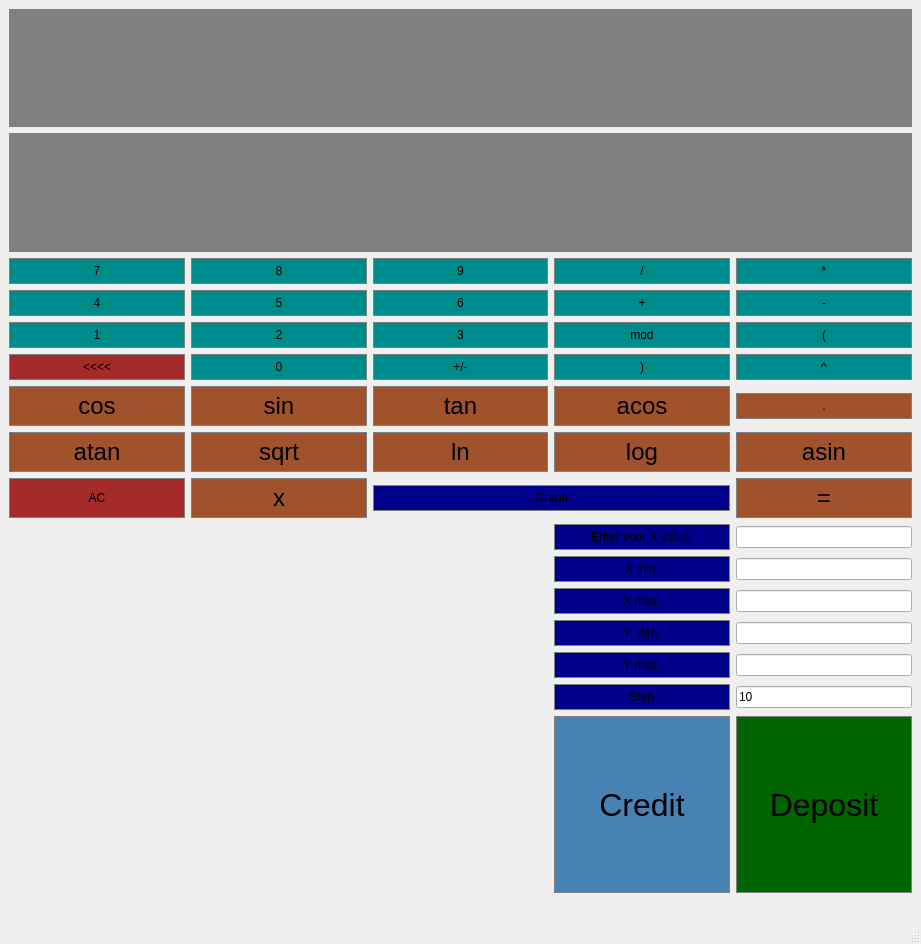
<?xml version="1.0" encoding="UTF-8"?>
<ui version="4.0">
 <class>MainWindow</class>
 <widget class="QMainWindow" name="MainWindow">
  <property name="enabled">
   <bool>true</bool>
  </property>
  <property name="geometry">
   <rect>
    <x>0</x>
    <y>0</y>
    <width>921</width>
    <height>944</height>
   </rect>
  </property>
  <property name="windowTitle">
   <string>MainWindow</string>
  </property>
  <property name="layoutDirection">
   <enum>Qt::LeftToRight</enum>
  </property>
  <property name="styleSheet">
   <string notr="true"/>
  </property>
  <widget class="QWidget" name="centralwidget">
   <layout class="QGridLayout" name="gridLayout">
    <item row="2" column="1">
     <widget class="QPushButton" name="Button8">
      <property name="sizePolicy">
       <sizepolicy hsizetype="Preferred" vsizetype="Preferred">
        <horstretch>0</horstretch>
        <verstretch>0</verstretch>
       </sizepolicy>
      </property>
      <property name="styleSheet">
       <string notr="true">QPushButton {
	background-color: #008B8B;
	border: 1px solid gray;
	padding: 5px;
}

QPushButton:pressed {
	background-color: #00FFFF;
	border: 1px solid gray;
	padding: 5px;
}</string>
      </property>
      <property name="text">
       <string>8</string>
      </property>
     </widget>
    </item>
    <item row="0" column="0" colspan="5">
     <widget class="QLineEdit" name="Display">
      <property name="sizePolicy">
       <sizepolicy hsizetype="Preferred" vsizetype="Expanding">
        <horstretch>4</horstretch>
        <verstretch>2</verstretch>
       </sizepolicy>
      </property>
      <property name="font">
       <font>
        <family>Arial</family>
        <pointsize>24</pointsize>
        <bold>false</bold>
       </font>
      </property>
      <property name="styleSheet">
       <string notr="true">QLineEdit {
	background-color: gray;
	border: 1px solid gray;
	color: #ffffff;;
}</string>
      </property>
      <property name="text">
       <string/>
      </property>
      <property name="maxLength">
       <number>255</number>
      </property>
      <property name="alignment">
       <set>Qt::AlignRight|Qt::AlignTrailing|Qt::AlignVCenter</set>
      </property>
     </widget>
    </item>
    <item row="3" column="2">
     <widget class="QPushButton" name="Button6">
      <property name="sizePolicy">
       <sizepolicy hsizetype="Preferred" vsizetype="Preferred">
        <horstretch>0</horstretch>
        <verstretch>0</verstretch>
       </sizepolicy>
      </property>
      <property name="styleSheet">
       <string notr="true">QPushButton {
	background-color: #008B8B;
	border: 1px solid gray;
	padding: 5px;
}

QPushButton:pressed {
	background-color: #00FFFF;
	border: 1px solid gray;
	padding: 5px;
}</string>
      </property>
      <property name="text">
       <string>6</string>
      </property>
     </widget>
    </item>
    <item row="4" column="3">
     <widget class="QPushButton" name="Modulo">
      <property name="sizePolicy">
       <sizepolicy hsizetype="Preferred" vsizetype="Preferred">
        <horstretch>0</horstretch>
        <verstretch>0</verstretch>
       </sizepolicy>
      </property>
      <property name="styleSheet">
       <string notr="true">QPushButton {
	background-color: #008B8B;
	border: 1px solid gray;
	padding: 5px;
}

QPushButton:pressed {
	background-color: #00FFFF;
	border: 1px solid gray;
	padding: 5px;
}</string>
      </property>
      <property name="text">
       <string>mod</string>
      </property>
     </widget>
    </item>
    <item row="10" column="3">
     <widget class="QPushButton" name="EnterX">
      <property name="styleSheet">
       <string notr="true">QPushButton {
	background-color: #00008B;
	border: 1px solid gray;
	padding: 5px;
}

QPushButton:pressed {
	background-color: #0000CD;
	border: 1px solid gray;
	padding: 5px;
}</string>
      </property>
      <property name="text">
       <string>Enter your X value:</string>
      </property>
     </widget>
    </item>
    <item row="5" column="0">
     <widget class="QPushButton" name="BackSpace">
      <property name="styleSheet">
       <string notr="true">QPushButton {
	background-color: #A52A2A;
	border: 1px solid gray;
	padding: 5px;
}

QPushButton:pressed {
	background-color: #800000;
	border: 1px solid gray;
	padding: 5px;
}</string>
      </property>
      <property name="text">
       <string>&lt;&lt;&lt;&lt;</string>
      </property>
     </widget>
    </item>
    <item row="4" column="1">
     <widget class="QPushButton" name="Button2">
      <property name="sizePolicy">
       <sizepolicy hsizetype="Preferred" vsizetype="Preferred">
        <horstretch>0</horstretch>
        <verstretch>0</verstretch>
       </sizepolicy>
      </property>
      <property name="styleSheet">
       <string notr="true">QPushButton {
	background-color: #008B8B;
	border: 1px solid gray;
	padding: 5px;
}

QPushButton:pressed {
	background-color: #00FFFF;
	border: 1px solid gray;
	padding: 5px;
}</string>
      </property>
      <property name="text">
       <string>2</string>
      </property>
     </widget>
    </item>
    <item row="7" column="1">
     <widget class="QPushButton" name="Sinus">
      <property name="sizePolicy">
       <sizepolicy hsizetype="Preferred" vsizetype="Preferred">
        <horstretch>0</horstretch>
        <verstretch>0</verstretch>
       </sizepolicy>
      </property>
      <property name="font">
       <font>
        <family>Arial</family>
        <pointsize>18</pointsize>
        <bold>false</bold>
       </font>
      </property>
      <property name="styleSheet">
       <string notr="true">QPushButton {
	background-color: #A0522D;
	border: 1px solid gray;
	padding: 5px;
}

QPushButton:pressed {
	background-color: #800000;
	border: 1px solid gray;
	padding: 5px;
}</string>
      </property>
      <property name="text">
       <string>sin</string>
      </property>
     </widget>
    </item>
    <item row="12" column="3">
     <widget class="QPushButton" name="Name_to_XMIN">
      <property name="styleSheet">
       <string notr="true">QPushButton {
	background-color: #00008B;
	border: 1px solid gray;
	padding: 5px;
}

QPushButton:pressed {
	background-color: #0000CD;
	border: 1px solid gray;
	padding: 5px;
}</string>
      </property>
      <property name="text">
       <string>X min:</string>
      </property>
     </widget>
    </item>
    <item row="9" column="0">
     <widget class="QPushButton" name="Clear">
      <property name="sizePolicy">
       <sizepolicy hsizetype="Preferred" vsizetype="Preferred">
        <horstretch>0</horstretch>
        <verstretch>0</verstretch>
       </sizepolicy>
      </property>
      <property name="styleSheet">
       <string notr="true">QPushButton {
	background-color: #A52A2A;
	border: 1px solid gray;
	padding: 5px;
}

QPushButton:pressed {
	background-color: #800000;
	border: 1px solid gray;
	padding: 5px;
}</string>
      </property>
      <property name="text">
       <string>AC</string>
      </property>
      <property name="autoDefault">
       <bool>false</bool>
      </property>
     </widget>
    </item>
    <item row="8" column="2">
     <widget class="QPushButton" name="Ln">
      <property name="sizePolicy">
       <sizepolicy hsizetype="Preferred" vsizetype="Preferred">
        <horstretch>0</horstretch>
        <verstretch>0</verstretch>
       </sizepolicy>
      </property>
      <property name="font">
       <font>
        <family>Arial</family>
        <pointsize>18</pointsize>
        <bold>false</bold>
       </font>
      </property>
      <property name="styleSheet">
       <string notr="true">QPushButton {
	background-color: #A0522D;
	border: 1px solid gray;
	padding: 5px;
}

QPushButton:pressed {
	background-color: #800000;
	border: 1px solid gray;
	padding: 5px;
}</string>
      </property>
      <property name="text">
       <string>ln</string>
      </property>
     </widget>
    </item>
    <item row="8" column="3">
     <widget class="QPushButton" name="Logarithm">
      <property name="sizePolicy">
       <sizepolicy hsizetype="Preferred" vsizetype="Preferred">
        <horstretch>0</horstretch>
        <verstretch>0</verstretch>
       </sizepolicy>
      </property>
      <property name="font">
       <font>
        <family>Arial</family>
        <pointsize>18</pointsize>
        <bold>false</bold>
       </font>
      </property>
      <property name="styleSheet">
       <string notr="true">QPushButton {
	background-color: #A0522D;
	border: 1px solid gray;
	padding: 5px;
}

QPushButton:pressed {
	background-color: #800000;
	border: 1px solid gray;
	padding: 5px;
}</string>
      </property>
      <property name="text">
       <string>log</string>
      </property>
     </widget>
    </item>
    <item row="7" column="0">
     <widget class="QPushButton" name="Cosinus">
      <property name="sizePolicy">
       <sizepolicy hsizetype="Preferred" vsizetype="Preferred">
        <horstretch>0</horstretch>
        <verstretch>0</verstretch>
       </sizepolicy>
      </property>
      <property name="font">
       <font>
        <family>Arial</family>
        <pointsize>18</pointsize>
        <bold>false</bold>
       </font>
      </property>
      <property name="styleSheet">
       <string notr="true">QPushButton {
	background-color: #A0522D;
	border: 1px solid gray;
	padding: 5px;
}

QPushButton:pressed {
	background-color: #800000;
	border: 1px solid gray;
	padding: 5px;
}</string>
      </property>
      <property name="text">
       <string>cos</string>
      </property>
     </widget>
    </item>
    <item row="3" column="3">
     <widget class="QPushButton" name="ButtonAdd">
      <property name="sizePolicy">
       <sizepolicy hsizetype="Preferred" vsizetype="Preferred">
        <horstretch>0</horstretch>
        <verstretch>0</verstretch>
       </sizepolicy>
      </property>
      <property name="styleSheet">
       <string notr="true">QPushButton {
	background-color: #008B8B;
	border: 1px solid gray;
	padding: 5px;
}

QPushButton:pressed {
	background-color: #00FFFF;
	border: 1px solid gray;
	padding: 5px;
}</string>
      </property>
      <property name="text">
       <string>+</string>
      </property>
     </widget>
    </item>
    <item row="5" column="3">
     <widget class="QPushButton" name="CloseBracket">
      <property name="sizePolicy">
       <sizepolicy hsizetype="Preferred" vsizetype="Preferred">
        <horstretch>0</horstretch>
        <verstretch>0</verstretch>
       </sizepolicy>
      </property>
      <property name="styleSheet">
       <string notr="true">QPushButton {
	background-color: #008B8B;
	border: 1px solid gray;
	padding: 5px;
}

QPushButton:pressed {
	background-color: #00FFFF;
	border: 1px solid gray;
	padding: 5px;
}</string>
      </property>
      <property name="text">
       <string>)</string>
      </property>
     </widget>
    </item>
    <item row="17" column="4">
     <widget class="QPushButton" name="pushButton_3">
      <property name="sizePolicy">
       <sizepolicy hsizetype="Preferred" vsizetype="Preferred">
        <horstretch>0</horstretch>
        <verstretch>0</verstretch>
       </sizepolicy>
      </property>
      <property name="font">
       <font>
        <pointsize>24</pointsize>
       </font>
      </property>
      <property name="styleSheet">
       <string notr="true">QPushButton {
	background-color: #006400;
	border: 1px solid gray;
	padding: 5px;
}

QPushButton:pressed {
	background-color: #008000;
	border: 1px solid gray;
	padding: 5px;
}</string>
      </property>
      <property name="text">
       <string>Deposit</string>
      </property>
     </widget>
    </item>
    <item row="12" column="4">
     <widget class="QLineEdit" name="X_MIN"/>
    </item>
    <item row="5" column="1">
     <widget class="QPushButton" name="Button0">
      <property name="sizePolicy">
       <sizepolicy hsizetype="Preferred" vsizetype="Preferred">
        <horstretch>0</horstretch>
        <verstretch>0</verstretch>
       </sizepolicy>
      </property>
      <property name="styleSheet">
       <string notr="true">QPushButton {
	background-color: #008B8B;
	border: 1px solid gray;
	padding: 5px;
}

QPushButton:pressed {
	background-color: #00FFFF;
	border: 1px solid gray;
	padding: 5px;
}</string>
      </property>
      <property name="text">
       <string>0</string>
      </property>
     </widget>
    </item>
    <item row="7" column="4">
     <widget class="QPushButton" name="ButtonDot">
      <property name="styleSheet">
       <string notr="true">QPushButton {
	background-color: #A0522D;
	border: 1px solid gray;
	padding: 5px;
}

QPushButton:pressed {
	background-color: #800000;
	border: 1px solid gray;
	padding: 5px;
}</string>
      </property>
      <property name="text">
       <string>.</string>
      </property>
     </widget>
    </item>
    <item row="4" column="2">
     <widget class="QPushButton" name="Button3">
      <property name="sizePolicy">
       <sizepolicy hsizetype="Preferred" vsizetype="Preferred">
        <horstretch>0</horstretch>
        <verstretch>0</verstretch>
       </sizepolicy>
      </property>
      <property name="styleSheet">
       <string notr="true">QPushButton {
	background-color: #008B8B;
	border: 1px solid gray;
	padding: 5px;
}

QPushButton:pressed {
	background-color: #00FFFF;
	border: 1px solid gray;
	padding: 5px;
}</string>
      </property>
      <property name="text">
       <string>3</string>
      </property>
     </widget>
    </item>
    <item row="13" column="4">
     <widget class="QLineEdit" name="X_MAX"/>
    </item>
    <item row="9" column="1">
     <widget class="QPushButton" name="X_button">
      <property name="sizePolicy">
       <sizepolicy hsizetype="Preferred" vsizetype="Preferred">
        <horstretch>0</horstretch>
        <verstretch>0</verstretch>
       </sizepolicy>
      </property>
      <property name="font">
       <font>
        <family>Arial</family>
        <pointsize>18</pointsize>
       </font>
      </property>
      <property name="styleSheet">
       <string notr="true">QPushButton {
	background-color: #A0522D;
	border: 1px solid gray;
	padding: 5px;
}

QPushButton:pressed {
	background-color: #800000;
	border: 1px solid gray;
	padding: 5px;
}</string>
      </property>
      <property name="text">
       <string>x</string>
      </property>
     </widget>
    </item>
    <item row="2" column="2">
     <widget class="QPushButton" name="Button9">
      <property name="sizePolicy">
       <sizepolicy hsizetype="Preferred" vsizetype="Preferred">
        <horstretch>0</horstretch>
        <verstretch>0</verstretch>
       </sizepolicy>
      </property>
      <property name="styleSheet">
       <string notr="true">QPushButton {
	background-color: #008B8B;
	border: 1px solid gray;
	padding: 5px;
}

QPushButton:pressed {
	background-color: #00FFFF;
	border: 1px solid gray;
	padding: 5px;
}</string>
      </property>
      <property name="text">
       <string>9</string>
      </property>
     </widget>
    </item>
    <item row="3" column="4">
     <widget class="QPushButton" name="Subtract">
      <property name="sizePolicy">
       <sizepolicy hsizetype="Preferred" vsizetype="Preferred">
        <horstretch>0</horstretch>
        <verstretch>0</verstretch>
       </sizepolicy>
      </property>
      <property name="styleSheet">
       <string notr="true">QPushButton {
	background-color: #008B8B;
	border: 1px solid gray;
	padding: 5px;
}

QPushButton:pressed {
	background-color: #00FFFF;
	border: 1px solid gray;
	padding: 5px;
}</string>
      </property>
      <property name="text">
       <string>-</string>
      </property>
     </widget>
    </item>
    <item row="2" column="3">
     <widget class="QPushButton" name="Divide">
      <property name="sizePolicy">
       <sizepolicy hsizetype="Preferred" vsizetype="Preferred">
        <horstretch>0</horstretch>
        <verstretch>0</verstretch>
       </sizepolicy>
      </property>
      <property name="styleSheet">
       <string notr="true">QPushButton {
	background-color: #008B8B;
	border: 1px solid gray;
	padding: 5px;
}

QPushButton:pressed {
	background-color: #00FFFF;
	border: 1px solid gray;
	padding: 5px;
}</string>
      </property>
      <property name="text">
       <string>/</string>
      </property>
     </widget>
    </item>
    <item row="10" column="4">
     <widget class="QLineEdit" name="ValueX_2"/>
    </item>
    <item row="9" column="4">
     <widget class="QPushButton" name="Equals">
      <property name="sizePolicy">
       <sizepolicy hsizetype="Preferred" vsizetype="Preferred">
        <horstretch>0</horstretch>
        <verstretch>0</verstretch>
       </sizepolicy>
      </property>
      <property name="font">
       <font>
        <family>Arial</family>
        <pointsize>18</pointsize>
        <bold>false</bold>
       </font>
      </property>
      <property name="styleSheet">
       <string notr="true">QPushButton {
	background-color: #A0522D;
	border: 1px solid gray;
	padding: 5px;
}

QPushButton:pressed {
	background-color: #800000;
	border: 1px solid gray;
	padding: 5px;
}</string>
      </property>
      <property name="text">
       <string>=</string>
      </property>
     </widget>
    </item>
    <item row="3" column="1">
     <widget class="QPushButton" name="Button5">
      <property name="sizePolicy">
       <sizepolicy hsizetype="Preferred" vsizetype="Preferred">
        <horstretch>0</horstretch>
        <verstretch>0</verstretch>
       </sizepolicy>
      </property>
      <property name="styleSheet">
       <string notr="true">QPushButton {
	background-color: #008B8B;
	border: 1px solid gray;
	padding: 5px;
}

QPushButton:pressed {
	background-color: #00FFFF;
	border: 1px solid gray;
	padding: 5px;
}</string>
      </property>
      <property name="text">
       <string>5</string>
      </property>
     </widget>
    </item>
    <item row="5" column="2">
     <widget class="QPushButton" name="ChangeSign">
      <property name="sizePolicy">
       <sizepolicy hsizetype="Preferred" vsizetype="Preferred">
        <horstretch>0</horstretch>
        <verstretch>0</verstretch>
       </sizepolicy>
      </property>
      <property name="styleSheet">
       <string notr="true">QPushButton {
	background-color: #008B8B;
	border: 1px solid gray;
	padding: 5px;
}

QPushButton:pressed {
	background-color: #00FFFF;
	border: 1px solid gray;
	padding: 5px;
}</string>
      </property>
      <property name="text">
       <string>+/-</string>
      </property>
     </widget>
    </item>
    <item row="12" column="0" rowspan="6" colspan="3">
     <widget class="QCustomPlot" name="FieldForGraph" native="true">
      <property name="sizePolicy">
       <sizepolicy hsizetype="Preferred" vsizetype="Expanding">
        <horstretch>3</horstretch>
        <verstretch>3</verstretch>
       </sizepolicy>
      </property>
     </widget>
    </item>
    <item row="16" column="4">
     <widget class="QLineEdit" name="Step_2">
      <property name="text">
       <string>10</string>
      </property>
     </widget>
    </item>
    <item row="17" column="3">
     <widget class="QPushButton" name="Credit">
      <property name="sizePolicy">
       <sizepolicy hsizetype="Preferred" vsizetype="Preferred">
        <horstretch>0</horstretch>
        <verstretch>0</verstretch>
       </sizepolicy>
      </property>
      <property name="font">
       <font>
        <pointsize>24</pointsize>
       </font>
      </property>
      <property name="styleSheet">
       <string notr="true">QPushButton {
	background-color: #4682B4;
	border: 1px solid gray;
	padding: 5px;
}

QPushButton:pressed {
	background-color: #1E90FF;
	border: 1px solid gray;
	padding: 5px;
}</string>
      </property>
      <property name="text">
       <string>Credit</string>
      </property>
     </widget>
    </item>
    <item row="7" column="3">
     <widget class="QPushButton" name="ButtonACOS">
      <property name="sizePolicy">
       <sizepolicy hsizetype="Preferred" vsizetype="Preferred">
        <horstretch>0</horstretch>
        <verstretch>0</verstretch>
       </sizepolicy>
      </property>
      <property name="font">
       <font>
        <family>Arial</family>
        <pointsize>18</pointsize>
        <bold>false</bold>
       </font>
      </property>
      <property name="styleSheet">
       <string notr="true">QPushButton {
	background-color: #A0522D;
	border: 1px solid gray;
	padding: 5px;
}

QPushButton:pressed {
	background-color: #800000;
	border: 1px solid gray;
	padding: 5px;
}</string>
      </property>
      <property name="text">
       <string>acos</string>
      </property>
     </widget>
    </item>
    <item row="7" column="2">
     <widget class="QPushButton" name="Tangence">
      <property name="sizePolicy">
       <sizepolicy hsizetype="Preferred" vsizetype="Preferred">
        <horstretch>0</horstretch>
        <verstretch>0</verstretch>
       </sizepolicy>
      </property>
      <property name="font">
       <font>
        <family>Arial</family>
        <pointsize>18</pointsize>
        <bold>false</bold>
       </font>
      </property>
      <property name="styleSheet">
       <string notr="true">QPushButton {
	background-color: #A0522D;
	border: 1px solid gray;
	padding: 5px;
}

QPushButton:pressed {
	background-color: #800000;
	border: 1px solid gray;
	padding: 5px;
}</string>
      </property>
      <property name="text">
       <string>tan</string>
      </property>
     </widget>
    </item>
    <item row="14" column="3">
     <widget class="QPushButton" name="Name_to_YMIN">
      <property name="styleSheet">
       <string notr="true">QPushButton {
	background-color: #00008B;
	border: 1px solid gray;
	padding: 5px;
}

QPushButton:pressed {
	background-color: #0000CD;
	border: 1px solid gray;
	padding: 5px;
}</string>
      </property>
      <property name="text">
       <string>Y  min:</string>
      </property>
     </widget>
    </item>
    <item row="4" column="0">
     <widget class="QPushButton" name="Button1">
      <property name="sizePolicy">
       <sizepolicy hsizetype="Preferred" vsizetype="Preferred">
        <horstretch>0</horstretch>
        <verstretch>0</verstretch>
       </sizepolicy>
      </property>
      <property name="mouseTracking">
       <bool>false</bool>
      </property>
      <property name="styleSheet">
       <string notr="true">QPushButton {
	background-color: #008B8B;
	border: 1px solid gray;
	padding: 5px;
}

QPushButton:pressed {
	background-color: #00FFFF;
	border: 1px solid gray;
	padding: 5px;
}</string>
      </property>
      <property name="text">
       <string>1</string>
      </property>
     </widget>
    </item>
    <item row="15" column="3">
     <widget class="QPushButton" name="Name_to_YMAX">
      <property name="styleSheet">
       <string notr="true">QPushButton {
	background-color: #00008B;
	border: 1px solid gray;
	padding: 5px;
}

QPushButton:pressed {
	background-color: #0000CD;
	border: 1px solid gray;
	padding: 5px;
}</string>
      </property>
      <property name="text">
       <string>Y max:</string>
      </property>
     </widget>
    </item>
    <item row="29" column="2">
     <widget class="QLabel" name="Y_MAX">
      <property name="text">
       <string/>
      </property>
     </widget>
    </item>
    <item row="13" column="3">
     <widget class="QPushButton" name="Name_to_XMAX">
      <property name="styleSheet">
       <string notr="true">QPushButton {
	background-color: #00008B;
	border: 1px solid gray;
	padding: 5px;
}

QPushButton:pressed {
	background-color: #0000CD;
	border: 1px solid gray;
	padding: 5px;
}</string>
      </property>
      <property name="text">
       <string>X max:</string>
      </property>
     </widget>
    </item>
    <item row="2" column="4">
     <widget class="QPushButton" name="Multiply">
      <property name="sizePolicy">
       <sizepolicy hsizetype="Preferred" vsizetype="Preferred">
        <horstretch>0</horstretch>
        <verstretch>0</verstretch>
       </sizepolicy>
      </property>
      <property name="styleSheet">
       <string notr="true">QPushButton {
	background-color: #008B8B;
	border: 1px solid gray;
	padding: 5px;
}

QPushButton:pressed {
	background-color: #00FFFF;
	border: 1px solid gray;
	padding: 5px;
}</string>
      </property>
      <property name="text">
       <string>*</string>
      </property>
     </widget>
    </item>
    <item row="8" column="0">
     <widget class="QPushButton" name="ButtonATAN">
      <property name="sizePolicy">
       <sizepolicy hsizetype="Preferred" vsizetype="Preferred">
        <horstretch>0</horstretch>
        <verstretch>0</verstretch>
       </sizepolicy>
      </property>
      <property name="font">
       <font>
        <family>Arial</family>
        <pointsize>18</pointsize>
        <bold>false</bold>
       </font>
      </property>
      <property name="styleSheet">
       <string notr="true">QPushButton {
	background-color: #A0522D;
	border: 1px solid gray;
	padding: 5px;
}

QPushButton:pressed {
	background-color: #800000;
	border: 1px solid gray;
	padding: 5px;
}</string>
      </property>
      <property name="text">
       <string>atan</string>
      </property>
     </widget>
    </item>
    <item row="2" column="0">
     <widget class="QPushButton" name="Button7">
      <property name="sizePolicy">
       <sizepolicy hsizetype="Preferred" vsizetype="Preferred">
        <horstretch>0</horstretch>
        <verstretch>0</verstretch>
       </sizepolicy>
      </property>
      <property name="styleSheet">
       <string notr="true">QPushButton {
	background-color: #008B8B;
	border: 1px solid gray;
	padding: 5px;
}

QPushButton:pressed {
	background-color: #00FFFF;
	border: 1px solid gray;
	padding: 5px;
}</string>
      </property>
      <property name="text">
       <string>7</string>
      </property>
     </widget>
    </item>
    <item row="8" column="4">
     <widget class="QPushButton" name="ButtonAsin">
      <property name="sizePolicy">
       <sizepolicy hsizetype="Preferred" vsizetype="Preferred">
        <horstretch>0</horstretch>
        <verstretch>0</verstretch>
       </sizepolicy>
      </property>
      <property name="font">
       <font>
        <family>Arial</family>
        <pointsize>18</pointsize>
        <bold>false</bold>
       </font>
      </property>
      <property name="styleSheet">
       <string notr="true">QPushButton {
	background-color: #A0522D;
	border: 1px solid gray;
	padding: 5px;
}

QPushButton:pressed {
	background-color: #800000;
	border: 1px solid gray;
	padding: 5px;
}</string>
      </property>
      <property name="text">
       <string>asin</string>
      </property>
     </widget>
    </item>
    <item row="1" column="0" colspan="5">
     <widget class="QLabel" name="Result">
      <property name="sizePolicy">
       <sizepolicy hsizetype="Expanding" vsizetype="Preferred">
        <horstretch>4</horstretch>
        <verstretch>2</verstretch>
       </sizepolicy>
      </property>
      <property name="font">
       <font>
        <family>Arial</family>
        <pointsize>24</pointsize>
       </font>
      </property>
      <property name="styleSheet">
       <string notr="true">QLabel{
	background-color: gray;
	border: 1px solid gray;
	color: #ffffff;;
}</string>
      </property>
      <property name="text">
       <string/>
      </property>
      <property name="alignment">
       <set>Qt::AlignRight|Qt::AlignTrailing|Qt::AlignVCenter</set>
      </property>
     </widget>
    </item>
    <item row="4" column="4">
     <widget class="QPushButton" name="OpenBracket">
      <property name="sizePolicy">
       <sizepolicy hsizetype="Preferred" vsizetype="Preferred">
        <horstretch>0</horstretch>
        <verstretch>0</verstretch>
       </sizepolicy>
      </property>
      <property name="styleSheet">
       <string notr="true">QPushButton {
	background-color: #008B8B;
	border: 1px solid gray;
	padding: 5px;
}

QPushButton:pressed {
	background-color: #00FFFF;
	border: 1px solid gray;
	padding: 5px;
}</string>
      </property>
      <property name="text">
       <string>(</string>
      </property>
     </widget>
    </item>
    <item row="8" column="1">
     <widget class="QPushButton" name="SquareRoot">
      <property name="sizePolicy">
       <sizepolicy hsizetype="Preferred" vsizetype="Preferred">
        <horstretch>0</horstretch>
        <verstretch>0</verstretch>
       </sizepolicy>
      </property>
      <property name="font">
       <font>
        <family>Arial</family>
        <pointsize>18</pointsize>
        <bold>false</bold>
       </font>
      </property>
      <property name="styleSheet">
       <string notr="true">QPushButton {
	background-color: #A0522D;
	border: 1px solid gray;
	padding: 5px;
}

QPushButton:pressed {
	background-color: #800000;
	border: 1px solid gray;
	padding: 5px;
}</string>
      </property>
      <property name="text">
       <string>sqrt</string>
      </property>
     </widget>
    </item>
    <item row="3" column="0">
     <widget class="QPushButton" name="Button4">
      <property name="sizePolicy">
       <sizepolicy hsizetype="Preferred" vsizetype="Preferred">
        <horstretch>0</horstretch>
        <verstretch>0</verstretch>
       </sizepolicy>
      </property>
      <property name="styleSheet">
       <string notr="true">QPushButton {
	background-color: #008B8B;
	border: 1px solid gray;
	padding: 5px;
}

QPushButton:pressed {
	background-color: #00FFFF;
	border: 1px solid gray;
	padding: 5px;
}</string>
      </property>
      <property name="text">
       <string>4</string>
      </property>
     </widget>
    </item>
    <item row="16" column="3">
     <widget class="QPushButton" name="Step">
      <property name="styleSheet">
       <string notr="true">QPushButton {
	background-color: #00008B;
	border: 1px solid gray;
	padding: 5px;
}

QPushButton:pressed {
	background-color: #0000CD;
	border: 1px solid gray;
	padding: 5px;
}</string>
      </property>
      <property name="text">
       <string>Step</string>
      </property>
     </widget>
    </item>
    <item row="14" column="4">
     <widget class="QLineEdit" name="Y_MIN"/>
    </item>
    <item row="5" column="4">
     <widget class="QPushButton" name="Power">
      <property name="sizePolicy">
       <sizepolicy hsizetype="Preferred" vsizetype="Preferred">
        <horstretch>0</horstretch>
        <verstretch>0</verstretch>
       </sizepolicy>
      </property>
      <property name="styleSheet">
       <string notr="true">QPushButton {
	background-color: #008B8B;
	border: 1px solid gray;
	padding: 5px;
}

QPushButton:pressed {
	background-color: #00FFFF;
	border: 1px solid gray;
	padding: 5px;
}</string>
      </property>
      <property name="text">
       <string>^</string>
      </property>
     </widget>
    </item>
    <item row="15" column="4">
     <widget class="QLineEdit" name="Y_MAX_2"/>
    </item>
    <item row="9" column="2" colspan="2">
     <widget class="QPushButton" name="Graph">
      <property name="styleSheet">
       <string notr="true">QPushButton {
	background-color: #00008B;
	border: 1px solid gray;
	padding: 5px;
}

QPushButton:pressed {
	background-color: #0000CD;
	border: 1px solid gray;
	padding: 5px;
}</string>
      </property>
      <property name="text">
       <string>Graph</string>
      </property>
     </widget>
    </item>
   </layout>
  </widget>
  <widget class="QMenuBar" name="menubar">
   <property name="geometry">
    <rect>
     <x>0</x>
     <y>0</y>
     <width>921</width>
     <height>24</height>
    </rect>
   </property>
  </widget>
  <widget class="QStatusBar" name="statusbar"/>
 </widget>
 <customwidgets>
  <customwidget>
   <class>QCustomPlot</class>
   <extends>QWidget</extends>
   <header>qcustomplot.h</header>
   <container>1</container>
  </customwidget>
 </customwidgets>
 <resources/>
 <connections/>
</ui>
